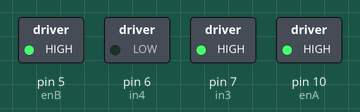
This sketch was run on a simulated Arduino Uno, built with avr-gcc and run on an emulated ATmega328P. Parts: switched loads named in the sketch (green lamp = pin HIGH).

Above: at 0.1 s.
Timing chart, 0 to 1.6 s (numbered marks = the images above):
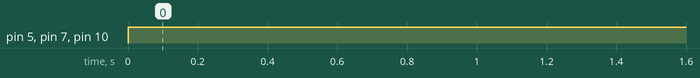

Measured:
- by itself, pin 5 (enB), pin 7 (in3), pin 10 (enA): LOW → HIGH at 0.00 s

The sketch:

dc_motor_test1.ino
```cpp
//motor one
int enA = 10;
int in1 = 9;
int in2 = 8;

// motor two
int enB = 5;
int in3 = 7;
int in4 = 6;

void setup()
{
  pinMode(enB, OUTPUT);
  pinMode(in3, OUTPUT);
  pinMode(in4, OUTPUT);
}

void loop()
{
  //motor 1
  digitalWrite(in1, LOW);
  digitalWrite(in2, HIGH);
  analogWrite(enA, 255);


  //motor 2
  digitalWrite(in3, HIGH);
  digitalWrite(in4, LOW);
  // set speed to 200 out of possible range 0~255
  analogWrite(enB, 255);
  delay(2000);
}
```
